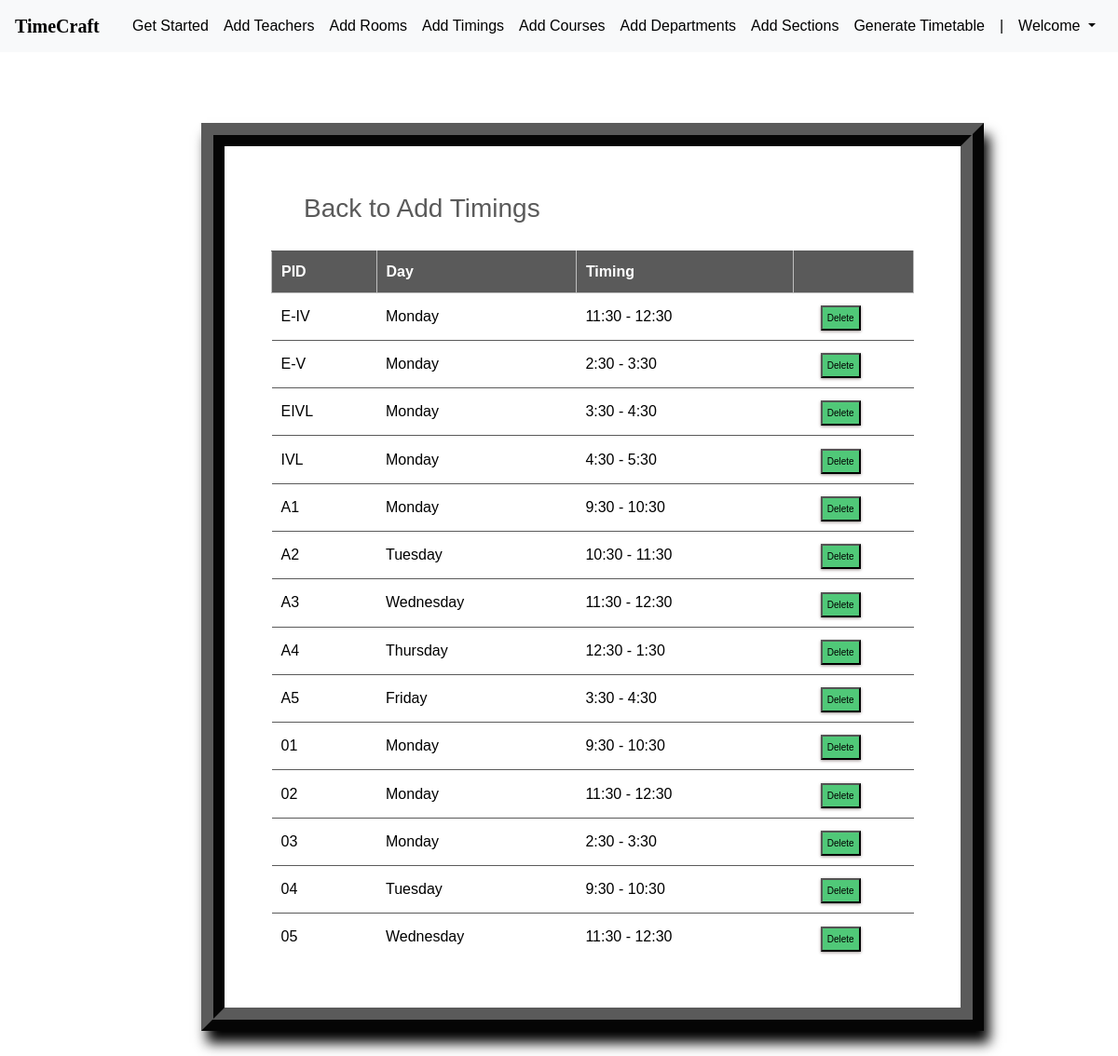
Page /timings_list/ (signed in) on the committed database.
### ttgen/models.py (models this page shows, shortened)
class MeetingTime(models.Model):
    pid = models.CharField(max_length=4, primary_key=True)
    time = models.CharField(max_length=50, choices=time_slots, default='11:30 - 12:30')
    day = models.CharField(max_length=15, choices=DAYS_OF_WEEK)

### ttgen/views.py (the view)
# urls.py: path('timings_list/', views.meeting_list_view, name='editmeetingtime'),
@login_required
def meeting_list_view(request):
    context = {
        'meeting_times': MeetingTime.objects.all()
    }
    return render(request, 'mtlist.html', context)

### templates/mtlist.html (shortened to what this page needs)
<!DOCTYPE html>
<html lang="en">
<head>
	<link rel="stylesheet" href="https://maxcdn.bootstrapcdn.com/bootstrap/4.0.0/css/bootstrap.min.css">
    <link rel="stylesheet" type="text/css" href="static/css/index.css">
</head>
<body>
        <header>
			<nav class="navbar navbar-expand-md navbar-dark fixed-top bg-light">
                <a class="navbar-brand" href="#" style="color: black;"><b>TimeCraft</b></a>
                <div class="collapse navbar-collapse" id="navbarCollapse">
                    <ul class="navbar-nav ml-auto">
                    <li class="nav-item">
                        <a class="nav-link" href="{% url 'admindash' %}"  style="color: black;">Get Started</a>
                    </li>
                    <li class="nav-item">
                        <a class="nav-link" href="{% url 'addInstructors' %}"  style="color: black;">Add Teachers</a>
                    </li>
                    <li class="nav-item">
                        <a class="nav-link" href="{% url 'addRooms' %}"  style="color: black;">Add Rooms</a>
                    </li>
                    <li class="nav-item active">
		                <a class="nav-link" href="{% url 'addTimings' %}"  style="color: black;">Add Timings</a>
		            </li>
                    <li class="nav-item">
                        <a class="nav-link" href="{% url 'addCourses' %}"  style="color: black;">Add Courses</a>
                    </li>
                    <li class="nav-item">
			            <a class="nav-link" href="{% url 'addDepts' %}"  style="color: black;">Add Departments</a>
		            </li>
					<li class="nav-item">
			            <a class="nav-link" href="{% url 'addSections' %}"  style="color: black;">Add Sections</a>
		            </li>
					<li class="nav-item">
			            <a class="nav-link" href="{% url 'generate' %}"  style="color: black;">Generate Timetable</a>
		            </li>
					<li class="nav-item active">
			            <a class="nav-link"  style="color: black;">|</a>
		            </li>
                    <li class="nav-item dropdown">
		                <a class="nav-link dropdown-toggle" href="#" id="dropdown03" data-toggle="dropdown" aria-haspopup="true" aria-expanded="false"  style="color: black;">Welcome {{ user.first_name }}</a>
		            </li>
                    </ul>
                </div>
            </nav>
        </header>
		<br><br>
        {%block content%}
        {% load static %}
        <fieldset class="fieldset">
    <a href="{% url 'addTimings'%}"><h1 class="tablink" onclick="openPage('new')" id="defaultOpen">Back to Add Timings</h1></a>
    <div class="tabcontent" id="edit">
			<table class="table1">
				<thead>
				<tr class="table-headers">
				<th>PID</th>
				<th>Day</th>
				<th>Timing</th>
				<th  class="empty"></th>
				</tr>
				</thead>
				<tbody>
				{% for mt in meeting_times %}
				<tr>
				 <td>{{mt.pid}}</td>
				 <td>{{mt.day}}</td>
				 <td>{{mt.time}}</td>
				 <td class="empty">
					<form action="{% url 'deletemeetingtime' mt.pid %}" method="post">
						<input type="submit" value="Delete" class="cross" style="color: black; background-color:#50C878">
					</form>
				 </td>
				 </tr>
				{% endfor %}
				</tbody>
			</table>
		</div>
</fieldset>
{% endblock %}

### static/css/index.css (style rules this page uses)
body { padding-top: 3rem; padding-bottom: 3rem; color: #000000; font-family: 'Poppins', sans-serif; overflow-x: hidden; }
nav { font-family: sans-serif; }

### templates/mtlist.html (style rules this page uses)
nav { font-family: sans-serif; }
.navbar-brand { font-size: 20px; font-family: Georgia, 'Times New Roman', Times, serif; }
* { margin: 0; padding: 0; box-sizing: border-box; }
html { scroll-behavior: smooth; }
a { text-decoration:none; }
form { margin-top: 3%; margin-left: 18%; margin-right: 12%; }
fieldset h1 { color: #5a5a5a; padding-bottom: 20px; margin-left: 35px; display: inline-block; cursor: pointer; font-size: 28px; }
fieldset input { padding:8px; color: #938c8c }
.table2 td, th { border: 1px solid rgb(190,190,190); padding: 10px 20px; }
.table1 { width: 100%; border-collapse: collapse; text-align: left; overflow: hidden; }
.table1 td, th { border-top: 1px solid #5a5a5a; padding: 10px; }
.table1 th { background-color: #5a5a5a; color: #fff; }
.cross { font-size:10px; box-shadow: 0px 1px 3px 0px #9e9292; padding: 4px 5px; color: #fff; background-color: #5a5a5a; cursor: pointer; }
.fieldset { margin-top: 3%; margin-left: 18%; margin-right: 12%; padding: 50px; border-width: 25px; border-style: ridge; border-color: #5a5a5a; box-shadow: 6px 13px 13px 0px black; background-color: #fff; }
.nav-item a { color: black; text-decoration: none; transition: font-size 0.3s; }

### rows in the picture
MeetingTime: pid "E-IV", day "Monday", time "11:30 - 12:30"
MeetingTime: pid "E-V", day "Monday", time "2:30 - 3:30"
MeetingTime: pid "EIVL", day "Monday", time "3:30 - 4:30"
MeetingTime: pid "IVL", day "Monday", time "4:30 - 5:30"
MeetingTime: pid "A1", day "Monday", time "9:30 - 10:30"
MeetingTime: pid "A2", day "Tuesday", time "10:30 - 11:30"
MeetingTime: pid "A3", day "Wednesday", time "11:30 - 12:30"
MeetingTime: pid "A4", day "Thursday", time "12:30 - 1:30"
MeetingTime: pid "A5", day "Friday", time "3:30 - 4:30"
MeetingTime: pid "01", day "Monday", time "9:30 - 10:30"
MeetingTime: pid "02", day "Monday", time "11:30 - 12:30"
MeetingTime: pid "03", day "Monday", time "2:30 - 3:30"
MeetingTime: pid "04", day "Tuesday", time "9:30 - 10:30"
MeetingTime: pid "05", day "Wednesday", time "11:30 - 12:30"
